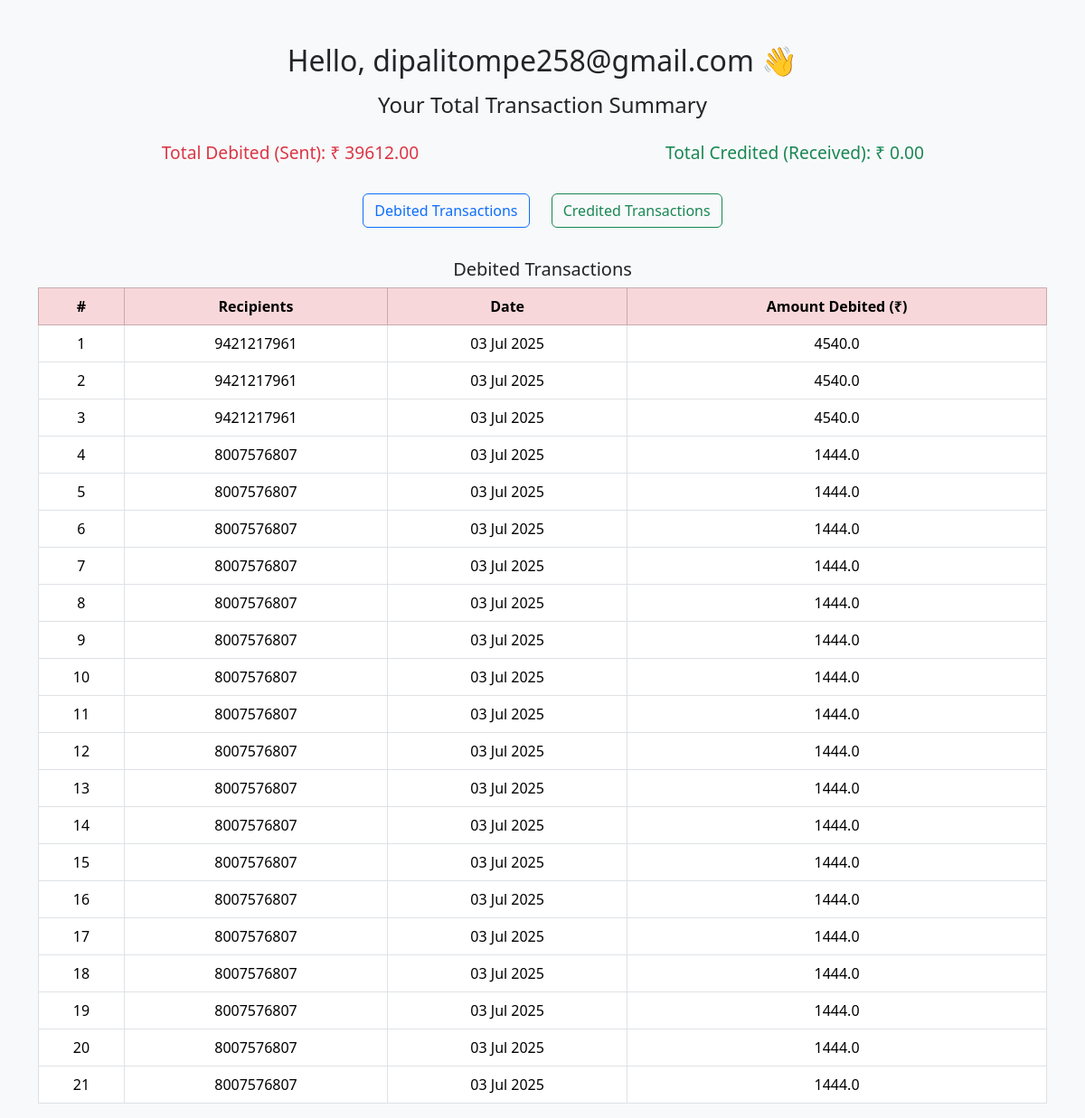
/total-funds/ (signed in), run on the app's committed database.
### user/models.py (models this page shows, shortened)
class Users(AbstractUser):
    mobile = models.CharField(max_length=15, blank=True, null=True)
    address = models.TextField(blank=True, null=True)
    date_of_birth = models.DateField(blank=True, null=True)
    is_verified = models.BooleanField(default=False)
    class Meta:
        verbose_name = 'User'
        verbose_name_plural = 'Users'
        ordering = ['username']
        db_table = 'users'

### detection/models.py (models this page shows, shortened)
class Transaction(models.Model):
    user = models.ForeignKey(Users, on_delete=models.CASCADE)
    recipient = models.CharField(max_length=100)
    amount = models.FloatField()
    debit = models.FloatField(null=True, blank=True)
    credit = models.FloatField(null=True, blank=True)
    description = models.TextField(blank=True, null=True)
    is_fraud = models.BooleanField(default=False)
    date = models.DateTimeField(auto_now_add=True)

### detection/views.py (the view)
# urls.py: path('total-funds/', Total_Funds_view, name='total-funds'),
@login_required
@login_required
def Total_Funds_view(request):
    user = request.user
    transactions = Transaction.objects.filter(user=user).order_by('-date')
    debit_txns = transactions.filter(debit__isnull=False)
    credit_txns = transactions.filter(credit__isnull=False)
    total_debit = debit_txns.aggregate(Sum('debit'))['debit__sum'] or 0
    total_credit = credit_txns.aggregate(Sum('credit'))['credit__sum'] or 0
    for tx in debit_txns:
        if tx.description:
            match = re.search(r'/DR/([^/]+)', tx.description)
            tx.recipient_display = match.group(1).strip() if match else 'unknown'
        else:
            tx.recipient_display = 'unknown'
    for tx in credit_txns:
        if not tx.description:
            tx.description = 'No description'
    return render(request, 'Total_Funds.html', {
        'name': user.username,
        'total_debit': total_debit,
        'total_credit': total_credit,
        'debit_transactions': debit_txns,
        'credit_transactions': credit_txns,
    })

### templates/Total_Funds.html (shortened to what this page needs)
<!DOCTYPE html>
<html lang="en">
  <head>
    <link
      href="https://cdn.jsdelivr.net/npm/bootstrap@5.3.2/dist/css/bootstrap.min.css"
      rel="stylesheet"
    />
  </head>
  <body>
    <div class="container mt-5">
      <h2 class="text-center mb-3">Hello, {{ name }} 👋</h2>
      <h4 class="text-center mb-4">Your Total Transaction Summary</h4>
      <div class="row summary-box">
        <div class="col-md-6 text-danger">
          Total Debited (Sent): ₹ {{ total_debit|floatformat:2 }}
        </div>
        <div class="col-md-6 text-success">
          Total Credited (Received): ₹ {{ total_credit|floatformat:2 }}
        </div>
      </div>
      <div class="text-center">
        <button
          class="btn btn-outline-primary btn-toggle"
          onclick="showSection('debit')"
        >
          Debited Transactions
        </button>
        <button
          class="btn btn-outline-success btn-toggle"
          onclick="showSection('credit')"
        >
          Credited Transactions
        </button>
      </div>
      <div id="debit" class="table-section active mt-4">
        <h5 class="text-center">Debited Transactions</h5>
        <div class="table-responsive">
          <table class="table table-bordered table-hover align-middle">
            <thead class="table-danger text-center">
              <tr>
                <th>#</th>
                <th>Recipients</th>
                <th>Date</th>
                <th>Amount Debited (₹)</th>
              </tr>
            </thead>
            <tbody class="text-center">
              {% for txn in debit_transactions %}
              <tr>
                <td>{{ forloop.counter }}</td>
                <td>{{ txn.recipient}}</td>
                <td>{{ txn.date|date:"d M Y" }}</td>
                <td>{{ txn.debit }}</td>
              </tr>
              {% empty %}
              <tr>
                <td colspan="4">No debited transactions available.</td>
              </tr>
              {% endfor %}
            </tbody>
          </table>
        </div>
      </div>
    </div>
  </body>
</html>

### templates/Total_Funds.html (style rules this page uses)
body { background-color: #f8f9fa; }
.summary-box { font-size: 1.2rem; font-weight: 500; margin: 20px 0; text-align: center; }
.btn-toggle { margin: 10px; }
.table-section { display: none; }
.table-section.active { display: block; }

### data on the page
Users: username "dipalitompe258@gmail.com"
Transaction: recipient "9421217961", date "03 Jul 2025", debit "4540.0"
Transaction: recipient "9421217961", date "03 Jul 2025", debit "4540.0"
Transaction: recipient "9421217961", date "03 Jul 2025", debit "4540.0"
Transaction: recipient "8007576807", date "03 Jul 2025", debit "1444.0"
Transaction: recipient "8007576807", date "03 Jul 2025", debit "1444.0"
Transaction: recipient "8007576807", date "03 Jul 2025", debit "1444.0"
Transaction: recipient "8007576807", date "03 Jul 2025", debit "1444.0"
Transaction: recipient "8007576807", date "03 Jul 2025", debit "1444.0"
Transaction: recipient "8007576807", date "03 Jul 2025", debit "1444.0"
Transaction: recipient "8007576807", date "03 Jul 2025", debit "1444.0"
Transaction: recipient "8007576807", date "03 Jul 2025", debit "1444.0"
Transaction: recipient "8007576807", date "03 Jul 2025", debit "1444.0"
Transaction: recipient "8007576807", date "03 Jul 2025", debit "1444.0"
Transaction: recipient "8007576807", date "03 Jul 2025", debit "1444.0"
Transaction: recipient "8007576807", date "03 Jul 2025", debit "1444.0"
Transaction: recipient "8007576807", date "03 Jul 2025", debit "1444.0"
Transaction: recipient "8007576807", date "03 Jul 2025", debit "1444.0"
Transaction: recipient "8007576807", date "03 Jul 2025", debit "1444.0"
Transaction: recipient "8007576807", date "03 Jul 2025", debit "1444.0"
Transaction: recipient "8007576807", date "03 Jul 2025", debit "1444.0"
Transaction: recipient "8007576807", date "03 Jul 2025", debit "1444.0"

### other printed values
{{ total_debit|floatformat:2 }} "39612.00"
{{ total_credit|floatformat:2 }} "0.00"
